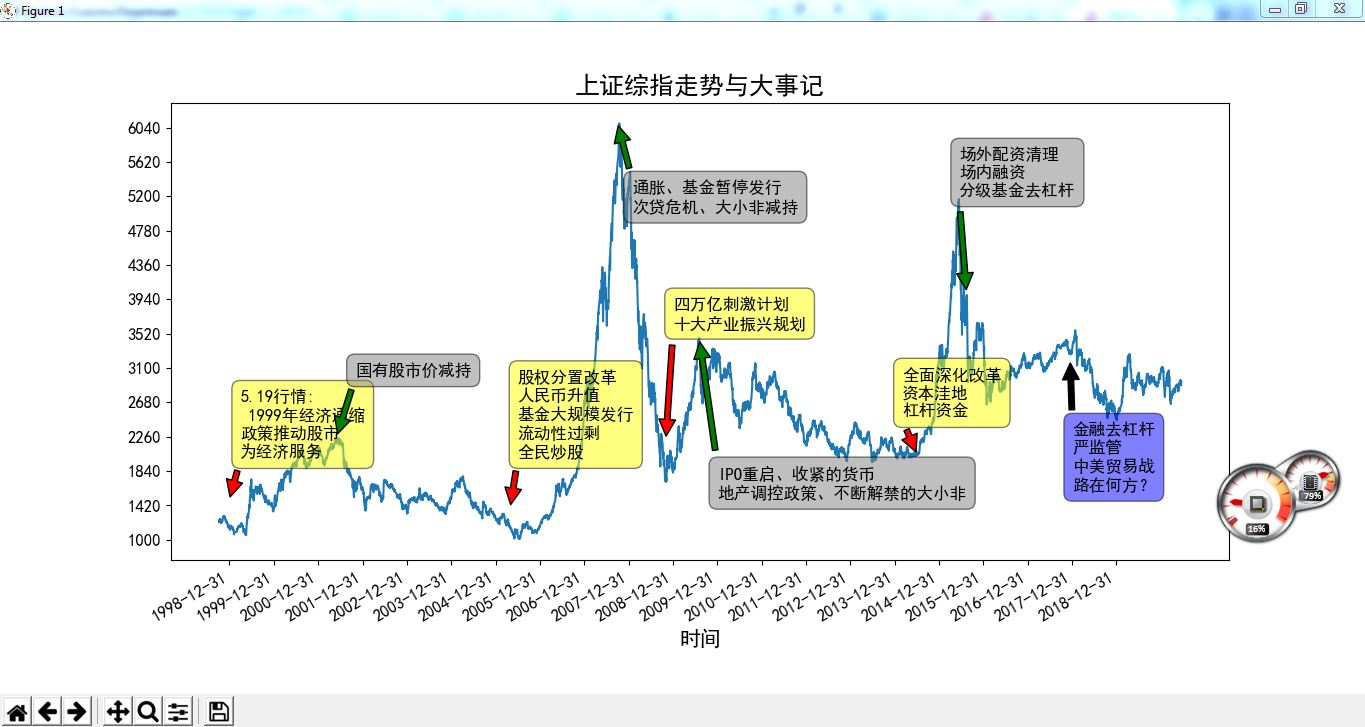

Reproduce this figure in Python.
#https://xueqiu.com/1444657641/116722499
#先引入后面可能用到的包（package）
import pandas as pd
import tushare as ts
import matplotlib.pyplot as plt
# %matplotlib inline
#正常显示画图时出现的中文和负号
from pylab import mpl
mpl.rcParams['font.sans-serif']=['SimHei']
mpl.rcParams['axes.unicode_minus']=False

#获取上证综指1998年至今的日交易数据
sh=ts.get_k_data('sh',start='1998-1-1')
sh.index=pd.to_datetime(sh.date)

sh['close'].plot(figsize=(16,8))
# 设置刻度字体大小
plt.xticks(pd.date_range('1998-01-01','2019-1-1',freq='Y'))
plt.yticks(range(1000,6100,420))
plt.xticks(fontsize=12)
plt.yticks(fontsize=12)
plt.xlabel('时间',fontsize=15)
plt.title('上证综指走势与大事记',fontsize=18)
############A股牛市转折大事记
#事件1：
plt.annotate('5.19行情:\n 1999年经济通缩\n政策推动股市\n为经济服务',
    xy=('1999-1-1',1500),xytext=('1999-3-30',2000),
    bbox = dict(boxstyle = 'round,pad=0.5',
    fc = 'yellow', alpha = 0.5),
    arrowprops=dict(facecolor='red',
    shrink=0.05),fontsize=12)
#事件2：
plt.annotate('股权分置改革\n人民币升值\n基金大规模发行\n流动性过剩\n全民炒股',
    xy=('2005-5-1',1400),
    xytext=('2005-6-30',2000),
    bbox = dict(boxstyle = 'round,pad=0.5',
    fc = 'yellow', alpha = 0.5),
    arrowprops=dict(facecolor='red',
    shrink=0.05),fontsize=12)
#事件3：
plt.annotate('四万亿刺激计划\n十大产业振兴规划',
    xy=('2008-11-1',2200),
    xytext=('2009-1-1',3580),
    bbox = dict(boxstyle = 'round,pad=0.5',
    fc = 'yellow', alpha = 0.5),
    arrowprops=dict(facecolor='red',
    shrink=0.05),fontsize=12)
#事件4：
plt.annotate('全面深化改革\n资本洼地\n杠杆资金',
    xy=('2014-7-1',2054),
    xytext=('2014-3-1',2500),
    bbox = dict(boxstyle = 'round,pad=0.5',
    fc = 'yellow', alpha = 0.5),
    arrowprops=dict(facecolor='red',
    shrink=0.05),fontsize=12)
############A股熊市转折大事记
#事件1：
plt.annotate('国有股市价减持',
    xy=('2001-6-1',2260),
    xytext=('2001-10-30',3000),
    bbox = dict(boxstyle = 'round,pad=0.5',
    fc = 'grey', alpha = 0.5),
    arrowprops=dict(facecolor='g',
    shrink=0.05),fontsize=12)
#事件2：
plt.annotate('通胀、基金暂停发行\n次贷危机、大小非减持',
    xy=('2007-10-1',6100),
    xytext=('2008-1-30',5000),
    bbox = dict(boxstyle = 'round,pad=0.5',
    fc = 'grey', alpha = 0.5),
    arrowprops=dict(facecolor='g',
    shrink=0.05),fontsize=12)
#事件3：
plt.annotate('IPO重启、收紧的货币\n地产调控政策、不断解禁的大小非',
    xy=('2009-8-1',3500),
    xytext=('2010-1-1',1500),
    bbox = dict(boxstyle = 'round,pad=0.5',
    fc = 'grey', alpha = 0.5),
    arrowprops=dict(facecolor='g',
    shrink=0.05),fontsize=12)
#事件4：
plt.annotate('场外配资清理\n场内融资\n分级基金去杠杆',
    xy=('2015-8-15',4000),
    xytext=('2015-6-15',5200),
    bbox = dict(boxstyle = 'round,pad=0.5',
    fc = 'grey', alpha = 0.5),
    arrowprops=dict(facecolor='g',
    shrink=0.05),fontsize=12)
############未来路在何方？
plt.annotate('金融去杠杆\n严监管\n中美贸易战\n路在何方？',
    xy=('2017-12-15',3200),
    xytext=('2018-1-1',1600),
    bbox = dict(boxstyle = 'round,pad=0.5',
    fc = 'blue', alpha = 0.5),
    arrowprops=dict(facecolor='k',
    shrink=0.05),fontsize=12)
#保存图片到本地
#plt.savefig('D:/CuteHand/sh.jpg')
plt.show()
